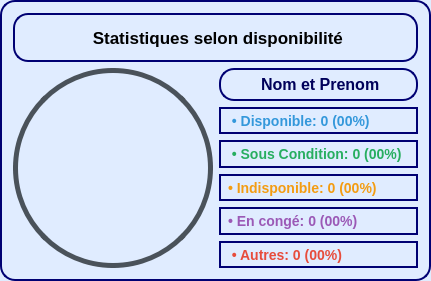
     <widget class="QFrame" name="frame_typesp">
      <property name="geometry">
       <rect>
        <x>760</x>
        <y>480</y>
        <width>431</width>
        <height>281</height>
       </rect>
      </property>
      <property name="styleSheet">
       <string notr="true">background-color: rgb(224, 236, 255);
border:1.5px solid  rgb(0, 0, 115);            border-radius: 15px;</string>
      </property>
      <property name="frameShape">
       <enum>QFrame::Shape::StyledPanel</enum>
      </property>
      <property name="frameShadow">
       <enum>QFrame::Shadow::Raised</enum>
      </property>
      <layout class="QVBoxLayout" name="verticalLayout_typesp">
       <item>
        <widget class="QLabel" name="label_typesp">
         <property name="styleSheet">
          <string notr="true">
                        font-weight: bold;
                        font-size: 17px;
                        padding: 10px;</string>
         </property>
         <property name="text">
          <string> Statistiques selon disponibilité</string>
         </property>
         <property name="alignment">
          <set>Qt::AlignmentFlag::AlignCenter</set>
         </property>
        </widget>
       </item>
       <item>
        <layout class="QHBoxLayout" name="horizontalLayout_typesp">
         <item>
          <widget class="QLabel" name="progressTypeCirclep">
           <property name="minimumSize">
            <size>
             <width>200</width>
             <height>200</height>
            </size>
           </property>
           <property name="styleSheet">
            <string notr="true">border-radius: 100px;
        background: qconicalgradient(cx:0.5, cy:0.5, angle:90,
            stop:0.0 #3498db,
            stop:0.25 #27ae60,
            stop:0.25 #f39c12,
            stop:0.55 #9b59b6,
            stop:0.55 #e74c3c,
            stop:0.85 #1abc9c,
            stop:0.85 rgba(26, 188, 156, 0.3) 100%);
        border: 5px solid  rgb(74, 82, 90);
</string>
           </property>
           <property name="text">
            <string/>
           </property>
           <property name="alignment">
            <set>Qt::AlignmentFlag::AlignCenter</set>
           </property>
          </widget>
         </item>
         <item>
          <layout class="QVBoxLayout" name="verticalLayout_legendp">
           <item>
            <widget class="QLabel" name="label_total_typesp">
             <property name="styleSheet">
              <string notr="true"> 	color: rgb(0, 0, 90);

                                        font-weight: bold;
                                        font-size: 16px;
                                        padding: 5px;</string>
             </property>
             <property name="text">
              <string>       Nom et Prenom</string>
             </property>
             <property name="textFormat">
              <enum>Qt::TextFormat::AutoText</enum>
             </property>
            </widget>
           </item>
           <item>
            <widget class="QLabel" name="label_legend_chalutierp">
             <property name="styleSheet">
              <string notr="true">color: #3498db;
                                        font-weight: bold;
                                        font-size: 14px;
                                        padding: 3px;</string>
             </property>
             <property name="text">
              <string> • Disponible: 0 (00%)</string>
             </property>
            </widget>
           </item>
           <item>
            <widget class="QLabel" name="label_legend_palangrierp">
             <property name="styleSheet">
              <string notr="true">color: #27ae60;
                                        font-weight: bold;
                                        font-size: 14px;
                                        padding: 3px;</string>
             </property>
             <property name="text">
              <string> • Sous Condition: 0 (00%)</string>
             </property>
            </widget>
           </item>
           <item>
            <widget class="QLabel" name="label_legend_caseyeurp">
             <property name="styleSheet">
              <string notr="true">color: #f39c12;
                                        font-weight: bold;
                                        font-size: 14px;
                                        padding: 3px;</string>
             </property>
             <property name="text">
              <string>• Indisponible: 0 (00%)</string>
             </property>
            </widget>
           </item>
           <item>
            <widget class="QLabel" name="label_legend_traditionalp">
             <property name="styleSheet">
              <string notr="true">color: #9b59b6;
                                        font-weight: bold;
                                        font-size: 14px;
                                        padding: 3px;</string>
             </property>
             <property name="text">
              <string>• En congé: 0 (00%)</string>
             </property>
            </widget>
           </item>
           <item>
            <widget class="QLabel" name="label_legend_otherp">
             <property name="styleSheet">
              <string notr="true">color: #e74c3c;
                                        font-weight: bold;
                                        font-size: 14px;
                                        padding: 3px;</string>
             </property>
             <property name="text">
              <string> • Autres: 0 (00%)</string>
             </property>
            </widget>
           </item>
          </layout>
         </item>
        </layout>
       </item>
      </layout>
     </widget>
